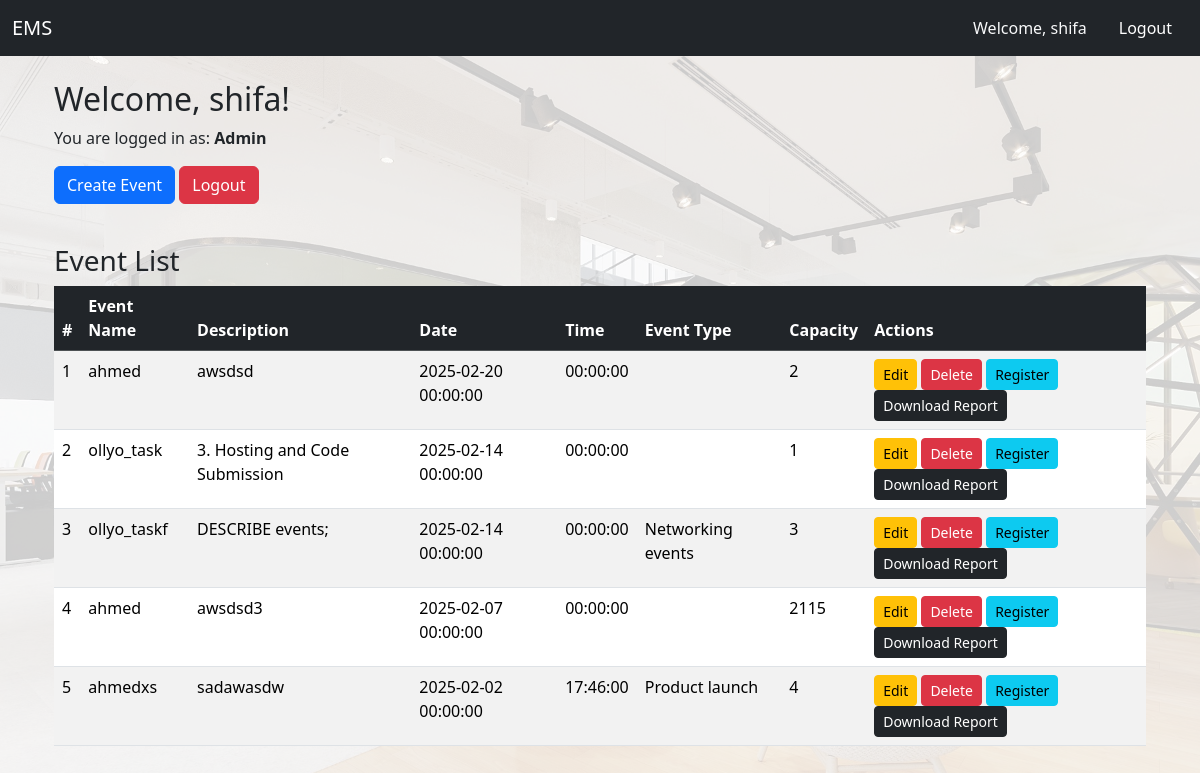
/dashboard.php (signed in), run on the app's committed database.
### tables this page shows
CREATE TABLE `events` (
  `id` int(11) NOT NULL,
  `name` varchar(255) NOT NULL,
  `description` text NOT NULL,
  `date` datetime NOT NULL,
  `event_time` time NOT NULL,
  `capacity` int(11) NOT NULL,
  `created_by` int(11) NOT NULL,
  `event_type` varchar(255) NOT NULL
);

### dashboard.php (the view, shortened to what this page needs)
<?php
include('db.php');
$user_name = $_SESSION['user_name'];
$user_role = $_SESSION['user_role'];
$events = $conn->query("SELECT * FROM events ORDER BY date DESC");
?>
<?php include('header.php'); ?>
<div id="carouselExample" class="carousel slide" data-bs-ride="carousel" style="position: absolute; top: 0; left: 0; width: 100%; height: 100%; z-index: -1; opacity: 0.2;">
        <div class="carousel-inner">
            <div class="carousel-item active">
            </div>
        </div>
    </div>
<div class="container mt-4">
    <h2>Welcome, <?php echo htmlspecialchars($user_name); ?>!</h2>
    <p>You are logged in as: <strong><?php echo ucfirst($user_role); ?></strong></p>
    <a href="event/create.php" class="btn btn-primary mb-3">Create Event</a>
    <a href="logout.php" class="btn btn-danger mb-3">Logout</a>
    <h3 class="mt-4">Event List</h3>
    <table class="table table-striped table-hover">
        <thead class="table-dark">
            <tr>
                <th>#</th>
                <th>Event Name</th>
                <th>Description</th>
                <th>Date</th>
                <th>Time</th>
                <th>Event Type</th>
                <th>Capacity</th>
                <th>Actions</th>
            </tr>
        </thead>
        <tbody>
            <?php if ($events->num_rows > 0): ?>
                <?php $count = 1; ?>
                <?php while ($event = $events->fetch_assoc()): ?>
                    <tr>
                        <td><?php echo $count++; ?></td>
                        <td><?php echo htmlspecialchars($event['name']); ?></td>
                        <td><?php echo htmlspecialchars($event['description']); ?></td>
                        <td><?php echo htmlspecialchars($event['date']); ?></td>
                        <td><?php echo htmlspecialchars($event['event_time']); ?></td>
                        <td><?php echo htmlspecialchars($event['event_type']); ?></td>
                        <td><?php echo htmlspecialchars($event['capacity']); ?></td>
                        <td>
                            <a href="event/edit.php?id=<?= $event['id'] ?>" class="btn btn-sm btn-warning">Edit</a>
                            <a href="event/delete.php?id=<?= $event['id'] ?>" class="btn btn-sm btn-danger" onclick="return confirm('Are you sure you want to delete this event?')">Delete</a>
                            <a href="event/register.php?id=<?= $event['id'] ?>" class="btn btn-sm btn-info">Register</a>
                            <?php if ($user_role == 'admin'): ?>
                                <a href="csv.php?event_id=<?= $event['id'] ?>" class="btn btn-sm btn-dark">Download Report</a>
                            <?php endif; ?>
                        </td>
                    </tr>
                <?php endwhile; ?>
            <?php else: ?>
                <tr>
                    <td colspan="8" class="text-center">No events available.</td>
                </tr>
            <?php endif; ?>
        </tbody>
    </table>
</div>

### header.php (shortened to what this page needs)
<!doctype html>
<html lang="en">
<head>
    <link href="https://cdn.jsdelivr.net/npm/bootstrap@5.3.3/dist/css/bootstrap.min.css" rel="stylesheet">
</head>
<body>
<nav class="navbar navbar-expand-lg navbar-dark bg-dark">
    <div class="container-fluid">
        <a class="navbar-brand" href="/Event_management_system/dashboard.php">EMS</a>
        <div class="collapse navbar-collapse justify-content-end" id="navbarNav">
            <ul class="navbar-nav">
                <?php if (isset($_SESSION['user_id'])): ?>
                    <li class="nav-item">
                        <span class="nav-link text-light">Welcome, <?= htmlspecialchars($_SESSION['user_name']) ?></span>
                    </li>
                    <li class="nav-item">
                        <a class="nav-link btn btn-danger text-white px-3 ms-2" href="/Event_management_system/logout.php">Logout</a>
                    </li>
                <?php endif; ?>
            </ul>
        </div>
    </div>
</nav>
<div class="container mt-4">

### data on the page
events: name "ahmed", description "awsdsd", date "2025-02-20 00:00:00", event_time "00:00:00", capacity "2"
events: name "ollyo_task", description "3. Hosting and Code Submission", date "2025-02-14 00:00:00", event_time "00:00:00", capacity "1"
events: name "ollyo_taskf", description "DESCRIBE events;", date "2025-02-14 00:00:00", event_time "00:00:00", event_type "Networking events", capacity "3"
events: name "ahmed", description "awsdsd3", date "2025-02-07 00:00:00", event_time "00:00:00", capacity "2115"
events: name "ahmedxs", description "sadawasdw", date "2025-02-02 00:00:00", event_time "17:46:00", event_type "Product launch", capacity "4"

### other printed values
$_SESSION['user_name'] "shifa"
$user_name "shifa"
$user_role "Admin"
